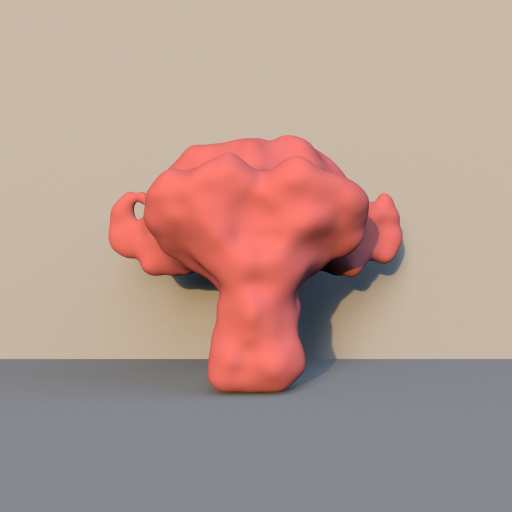
#> input picture primal.png, 1024 x 1024 px, given in place of turntable.mp4, which was not available (shown at 1/2 size)
$ python merge.py
#> lines starting #> are read from the running program, lines starting #| are printed output that depends on the picture; after the words box and inside, x2 and y2 are one past the last pixel; in counts of white or black regions, pixels touching at a corner belong together; pictures that were not available may be replaced by others from this repository, and a replacement may not be noted
import cv2
import numpy as np

# Open the videos
# cap1 = cv2.VideoCapture('/home/zw336/IR/differentiable-sdf-rendering/exp/buddha_env_fixed/final/turntable.mp4')
# cap2 = cv2.VideoCapture('/home/zw336/IR/differentiable-sdf-rendering/exp/buddha_mesh/final/turntable.mp4')

cap1 = cv2.VideoCapture('/home/zw336/IR/differentiable-sdf-rendering/exp/kangaroo/final/turntable.mp4')
cap2 = cv2.VideoCapture('/home/zw336/IR/differentiable-sdf-rendering/exp/kangaroo_mesh/final/turntable.mp4')

# Check if videos opened successfully
if not cap1.isOpened() or not cap2.isOpened():
    print("Error opening video")
    exit()

# Get the properties of the videos
fps = cap1.get(cv2.CAP_PROP_FPS)
frame_width = int(max(cap1.get(cv2.CAP_PROP_FRAME_WIDTH), cap2.get(cv2.CAP_PROP_FRAME_WIDTH)))
frame_height = int(max(cap1.get(cv2.CAP_PROP_FRAME_HEIGHT), cap2.get(cv2.CAP_PROP_FRAME_HEIGHT)))

# Create a VideoWriter object
out = cv2.VideoWriter('outpy.mp4',cv2.VideoWriter_fourcc('m','p','4','v'), fps, (frame_width, frame_height))

# Define the font
font = cv2.FONT_HERSHEY_TRIPLEX

while True:
    ret1, frame1 = cap1.read()
#> frame1 is the input picture: shape (1024, 1024, 3); mean B, G, R 145.1, 154.2, 179.2
    ret2, frame2 = cap2.read()

    if ret1 == True and ret2 == True:
        # Resize the frames to have the same size
        if frame1.shape != frame2.shape:
            frame2 = cv2.resize(frame2, (frame1.shape[1], frame1.shape[0]))

        # [11 lines of commented-out code are left out]
        mask = np.zeros((frame_height, frame_width), dtype=np.uint8)
        points = np.array([[[frame_width*9//16, 0], [frame_width*7//16, frame_height], [frame_width, frame_height], [frame_width, 0]]])
        cv2.fillPoly(mask, points, 255)
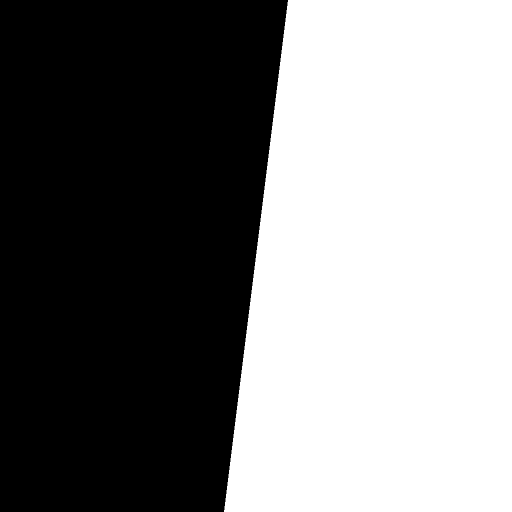
#> mask: shape (1024, 1024) (shown at 1/2 size); 50% white; 1 white region, box (x1, y1, x2, y2) and area: (448, 0, 1024, 1024) 524288

        # Split the frames
        frame1 = cv2.bitwise_and(frame1, frame1, mask=cv2.bitwise_not(mask))
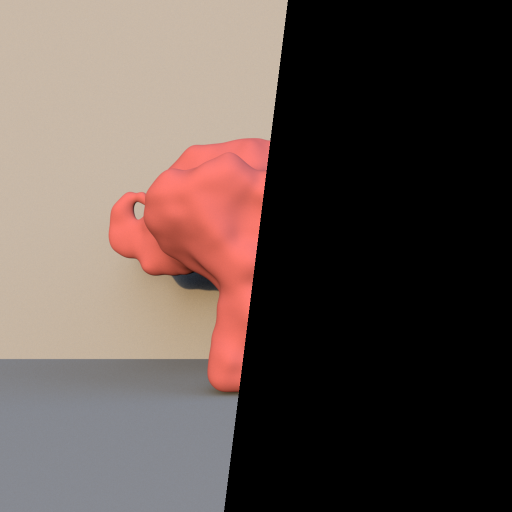
#> frame1: shape (1024, 1024, 3) (shown at 1/2 size); mean B, G, R 73.1, 78.6, 92.1
        frame2 = cv2.bitwise_and(frame2, frame2, mask=mask)
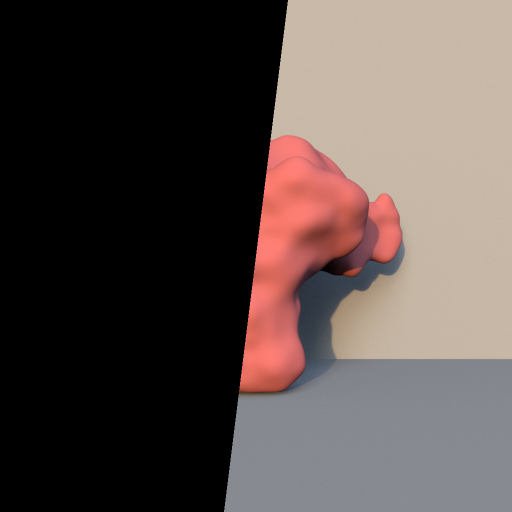
#> frame2: shape (1024, 1024, 3) (shown at 1/2 size); mean B, G, R 71.9, 75.6, 87.1

        # Combine the frames
        frame = cv2.add(frame1, frame2)

        # Add the text
        cv2.putText(frame, 'Ours', (10,50), font, 2, (255,255,255), 2, cv2.LINE_AA)
        cv2.putText(frame, 'GT', (frame_width-100,frame_height-10), font, 2, (255,255,255), 2, cv2.LINE_AA)

        # Create a colored line on the mask
        line_thickness = 2
        # cv2.line(frame, (frame_width*3//4, 0), (frame_width//4, frame_height), (255, 255, 255), thickness=line_thickness)
        # cv2.line(frame, (frame_width//2, 0), (frame_width//2, frame_height), (255, 255, 255), thickness=line_thickness)
        cv2.line(frame, (frame_width*9//16, 0), (frame_width*7//16, frame_height), (255, 255, 255), thickness=line_thickness)
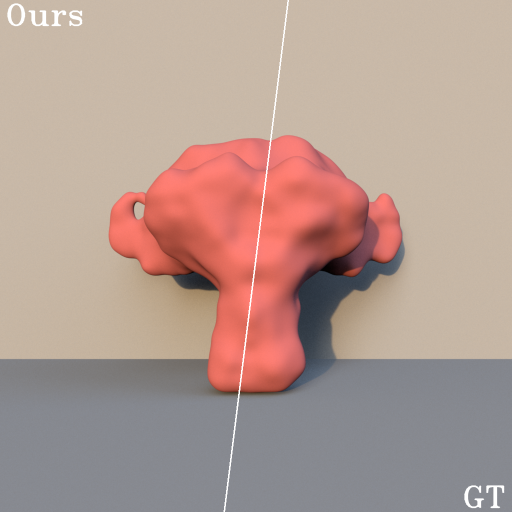
#> frame: shape (1024, 1024, 3) (shown at 1/2 size); mean B, G, R 145.7, 154.8, 179.6

        # Write the frame into the file 'output.mp4'
        out.write(frame)
        print("frame written")
    else:
        break

# Release everything
cap1.release()
cap2.release()
out.release()
